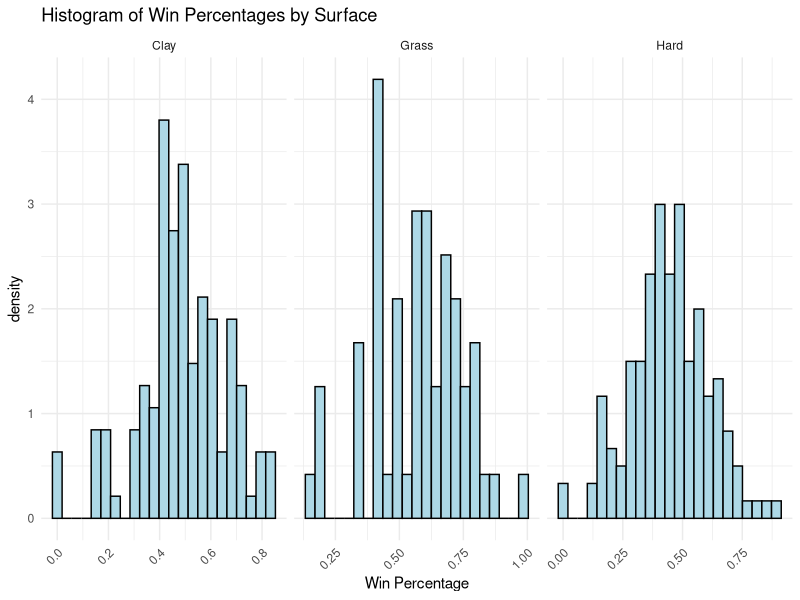
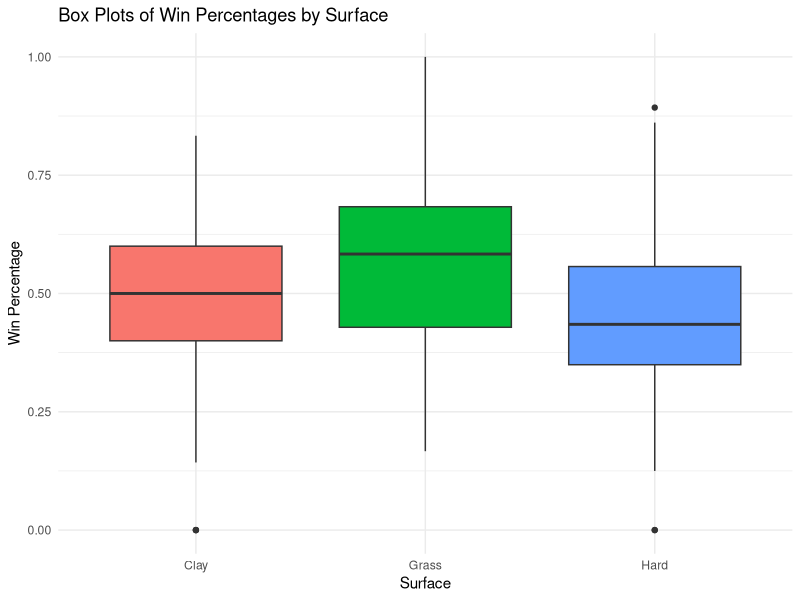
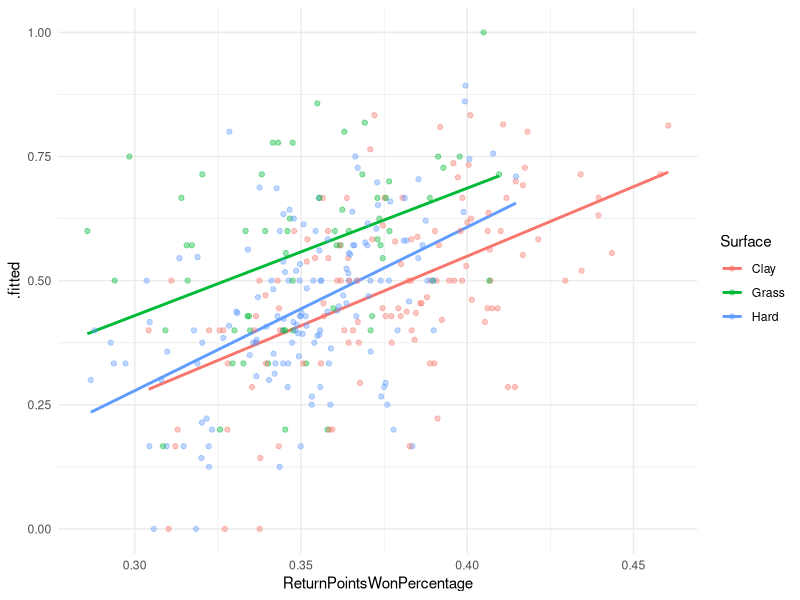

Source code (R) for these figures, in order: (Note: this script raises an error after producing the figures.)
## ---- chunk 1
library(tidyverse)
library(ggplot2)
library(broom)
## ---- chunk 2
tennis <- read_csv(here::here("esselt21/tennis_module/exploration/tennis.csv"))
## ---- chunk 3
tennis <-
  tennis |>
  filter(Surface != "All") |>
  select(c(Player, Surface, EloRank, WinPercentage, DoubleFaultPercentage, ReturnPointsWonPercentage)) |>
  mutate(Surface = as_factor(Surface))
## ---- chunk 4
# check win percentage distribution, what is the shape, center, and spread
tennis |>
  ggplot(aes(x = WinPercentage)) +
  geom_histogram(colour = "black",
                 fill = "lightblue",
                 bins = 23,
                 aes(y=..density..)) +
  theme_minimal() +
  labs(x = "Win Percentage",
       title = "Histogram of Win Percentages by Surface") +
  facet_grid(~Surface,
             scales = "free") +
  theme(
    axis.text.x = element_text(angle = 45,
                                   hjust = 1,
                                   vjust = 1)
  )
## ---- chunk 5
# five number summary and standard deviation
wPercentage <-
  tennis |>
  pull(WinPercentage)

summary(wPercentage)
sd(wPercentage)
## ---- chunk 6
# check distributions across different surfaces
tennis |>
  ggplot(aes(x = Surface,
             y = WinPercentage,
             fill = Surface)) +
  geom_boxplot() +
  theme_minimal() +
  labs(y = "Win Percentage",
       title = "Box Plots of Win Percentages by Surface") +
  theme(legend.position = "none")
## ---- chunk 7
# regression test to see difference 
model <- lm(WinPercentage ~ Surface + ReturnPointsWonPercentage + EloRank,
            data = tennis)

summary(model)

aug <-
  augment(model)
## ---- chunk 8
# plotting regression model
aug |>
  ggplot(aes(x = ReturnPointsWonPercentage,
             y = .fitted,
             colour = Surface)) +
  geom_smooth(method = 'lm',
              se = FALSE) +
  geom_point(data = tennis,
             aes(x = ReturnPointsWonPercentage,
                 y = WinPercentage),
             alpha = 0.4) +
  theme_minimal()
## ---- chunk 9
# two way anova to see if surface and return games won has higher impact
# high impact, why might that be
two.way <- aov(WinPercentage ~ Surface:ReturnPointsWonPercentage,
               data = tennis)

summary(two.way)
report(two.way)
## ---- chunk 10
# check to see which numerical variables have the largest correlation to win percentage
